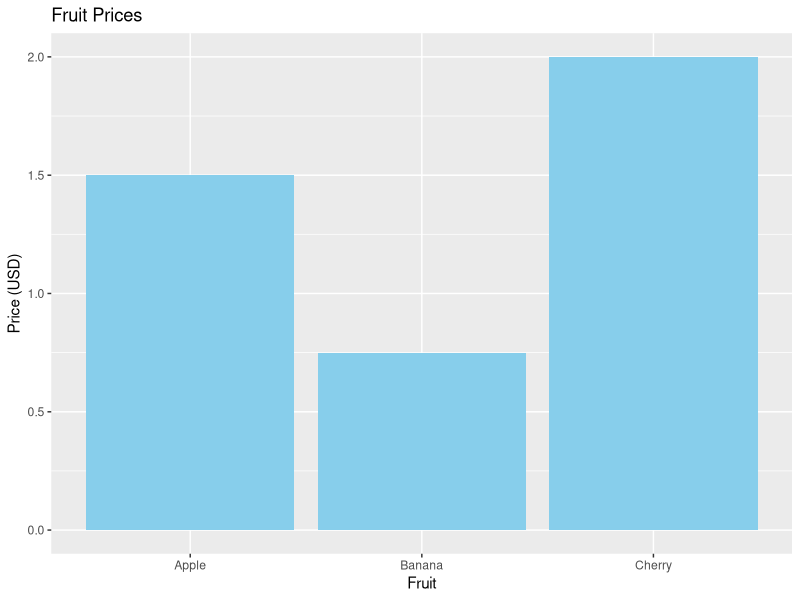
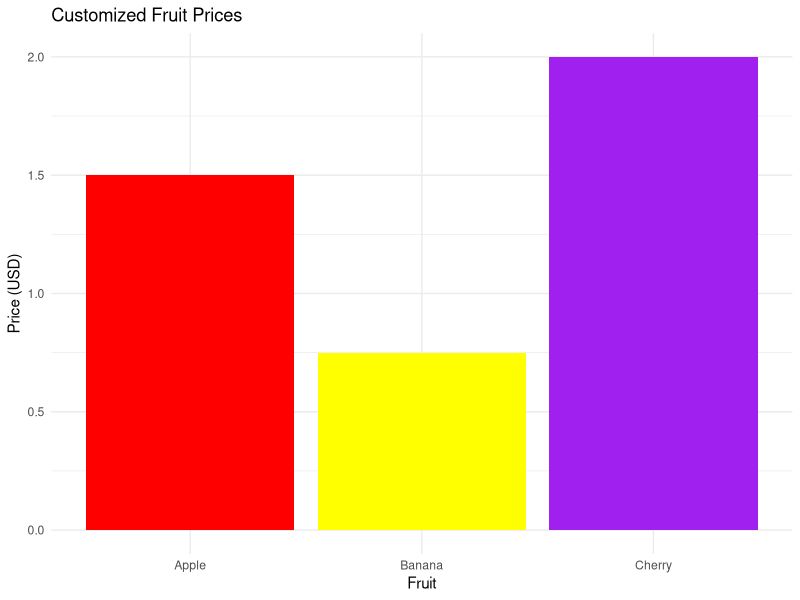

Write R code to recreate these figures, in order.
## ---- chunk 1
# Creating a simple data frame in R
df <- data.frame(
  Name = c("Apple", "Banana", "Cherry"),
  Price = c(1.5, 0.75, 2.0)
)
df
## ---- chunk 2
#| echo: false
df
## ---- chunk 3
# Generating a plot in R
# library.install("ggplot2")    # if you need to install "ggplot02" simply uncomment the line and run the chunk again
library(ggplot2)

ggplot(df, aes(x = Name, y = Price)) +
  geom_bar(stat = "identity", fill = "skyblue") +
  labs(title = "Fruit Prices", x = "Fruit", y = "Price (USD)")
## ---- chunk 4
ggplot(df, aes(x = Name, y = Price)) +
  geom_bar(stat = "identity", fill = c("red", "yellow", "purple")) +
  labs(title = "Customized Fruit Prices", x = "Fruit", y = "Price (USD)") +
  theme_minimal()
